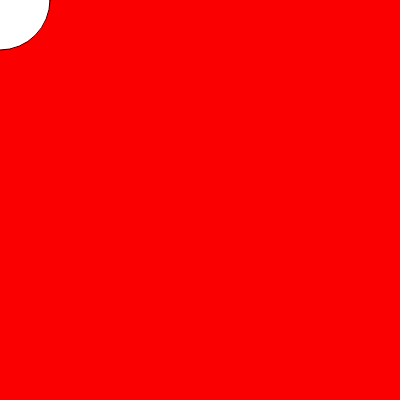
Frame 1 (no input)
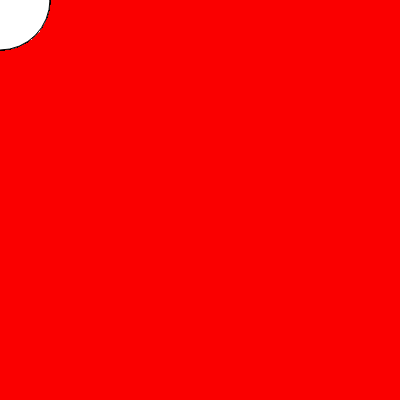
Frame 60 (no input)
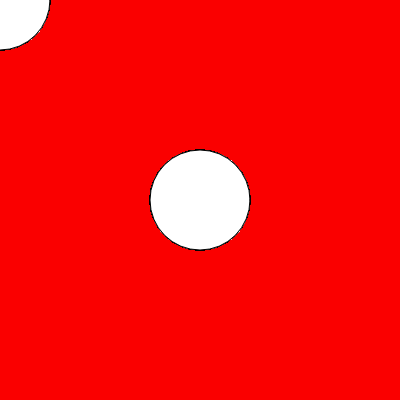
Frame 120 (the mouse pressed at the canvas centre since frame 60)

The p5.js sketch that drew these frames (run headless with seeded random() and noise() and a simulated clock; from frame 60 on, the mouse is pressed at the canvas centre):

// p5.js sketch
// ── sketch.js

function setup() {
  createCanvas(400, 400);
  background(250,0,0);
  pop();
}

function draw() {
  
  ellipse(mouseX, mouseY, 100,100);
}


// ── script.js
function changeImage(){

document.getElementById("animalCrossing1").src = "images/giphy2.gif";	
}
